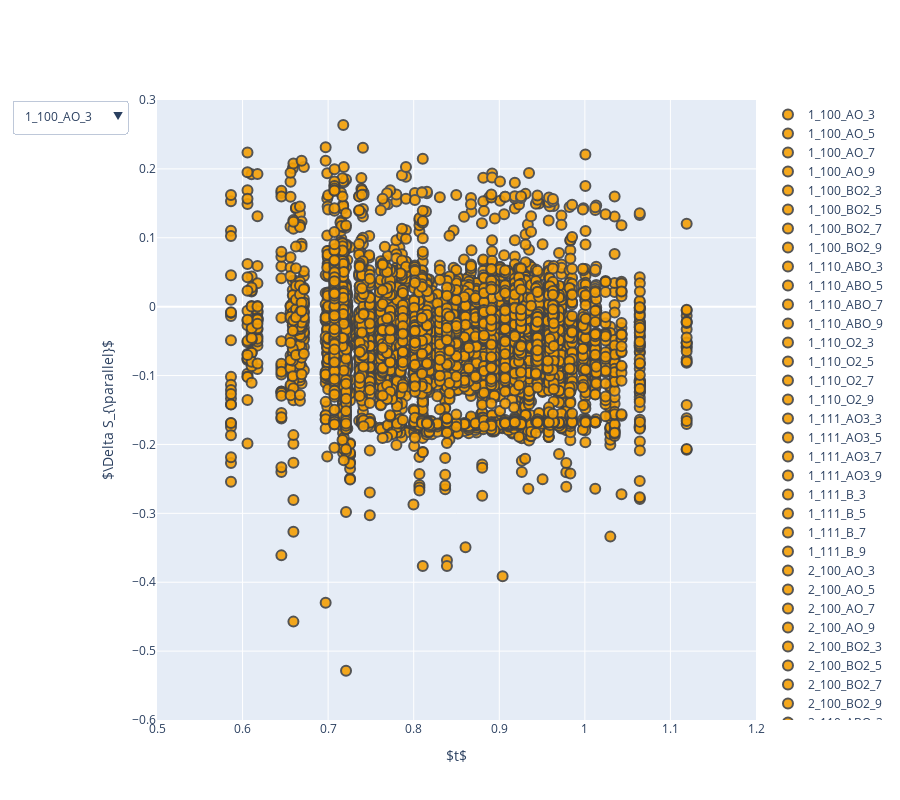

Notebook code for this chart:
### Markdown cell above
## Plot of $\Delta S_{\parallel}$ against the tolerance factor $t$

### Code cell
import copy
sorted_keys = list(sorted(df_categorized.keys()))
fig = go.Figure()

button_list=[]
display_this=[False for _ in sorted_keys]

for i,key in enumerate(sorted_keys):
    fig.add_trace(go.Scatter(x=df_categorized[key]['tolerance_factor'],
                             y=df_categorized[key]['in_plane_variation'],
                             #visible=True,
                             opacity=0.9,
                             marker=dict(size=12,color='#F49F05'),
                             marker_symbol='circle',#name=col,
                             text=df_categorized[key]['system'],
                             name=key
                            )
                 )
    _display_this = copy.deepcopy(display_this)
    _display_this[i] = True
    button_list.append(dict(label = key,
                            method = 'update',
                              args = [{'visible': _display_this},
                                      {'showlegend':False}]))



fig.update_layout(width=900, height=800,
    updatemenus=[go.layout.Updatemenu(
        active=0,
        buttons=button_list)])
    
fig.update_xaxes(title_text='$t$')
fig.update_yaxes(title_text='$\Delta S_{\parallel}$')
fig.update_layout(yaxis_range=[-0.6,0.3],xaxis_range=[0.5,1.2])
fig.update_traces(mode='markers', marker_line_width=2, marker_size=10)

fig.show()
